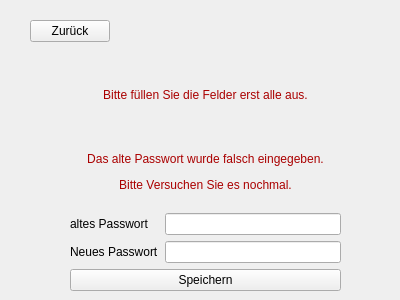
<?xml version="1.0" encoding="UTF-8"?>
<ui version="4.0">
 <class>View_Passwortaenderung</class>
 <widget class="QWidget" name="View_Passwortaenderung">
  <property name="geometry">
   <rect>
    <x>0</x>
    <y>0</y>
    <width>400</width>
    <height>300</height>
   </rect>
  </property>
  <property name="windowTitle">
   <string>Form</string>
  </property>
  <widget class="QPushButton" name="Zurueck">
   <property name="geometry">
    <rect>
     <x>30</x>
     <y>20</y>
     <width>80</width>
     <height>22</height>
    </rect>
   </property>
   <property name="text">
    <string>Zurück</string>
   </property>
  </widget>
  <widget class="QWidget" name="verticalLayoutWidget">
   <property name="geometry">
    <rect>
     <x>70</x>
     <y>60</y>
     <width>271</width>
     <height>231</height>
    </rect>
   </property>
   <layout class="QVBoxLayout" name="verticalLayout">
    <item>
     <layout class="QHBoxLayout" name="horizontalLayout_4">
      <item>
       <widget class="QLabel" name="KeineEingabe">
        <property name="text">
         <string>&lt;html&gt;&lt;head/&gt;&lt;body&gt;&lt;p align=&quot;center&quot;&gt;&lt;span style=&quot; color:#aa0000;&quot;&gt;Bitte füllen Sie die Felder erst alle aus.&lt;/span&gt;&lt;/p&gt;&lt;/body&gt;&lt;/html&gt;</string>
        </property>
       </widget>
      </item>
     </layout>
    </item>
    <item>
     <layout class="QHBoxLayout" name="horizontalLayout_3">
      <item>
       <widget class="QLabel" name="Fehlermeldung">
        <property name="text">
         <string>&lt;html&gt;&lt;head/&gt;&lt;body&gt;&lt;p align=&quot;center&quot;&gt;&lt;span style=&quot; color:#aa0000;&quot;&gt;Das alte Passwort wurde falsch eingegeben.&lt;/span&gt;&lt;/p&gt;&lt;p align=&quot;center&quot;&gt;&lt;span style=&quot; color:#aa0000;&quot;&gt;Bitte Versuchen Sie es nochmal.&lt;/span&gt;&lt;/p&gt;&lt;/body&gt;&lt;/html&gt;</string>
        </property>
       </widget>
      </item>
     </layout>
    </item>
    <item>
     <layout class="QHBoxLayout" name="horizontalLayout">
      <item>
       <layout class="QVBoxLayout" name="verticalLayout_4">
        <item>
         <widget class="QLabel" name="altesPas">
          <property name="text">
           <string>altes Passwort</string>
          </property>
         </widget>
        </item>
        <item>
         <widget class="QLabel" name="label_2">
          <property name="text">
           <string>Neues Passwort</string>
          </property>
         </widget>
        </item>
       </layout>
      </item>
      <item>
       <layout class="QVBoxLayout" name="verticalLayout_2">
        <item>
         <widget class="QLineEdit" name="altesPasEdit"/>
        </item>
        <item>
         <widget class="QLineEdit" name="neuesPasEdit"/>
        </item>
       </layout>
      </item>
     </layout>
    </item>
    <item>
     <layout class="QHBoxLayout" name="horizontalLayout_2">
      <item>
       <widget class="QPushButton" name="pushButton">
        <property name="text">
         <string>Speichern</string>
        </property>
       </widget>
      </item>
     </layout>
    </item>
   </layout>
  </widget>
 </widget>
 <resources/>
 <connections/>
</ui>
